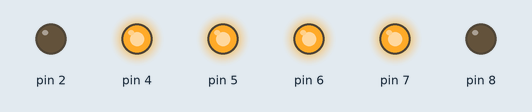
A sketch run on a simulated Arduino Uno, built with avr-gcc and run on an emulated ATmega328P. Shown: output pins drawn as LEDs (lit = HIGH).

Above: at 0.5 s.
At 2.5 s:
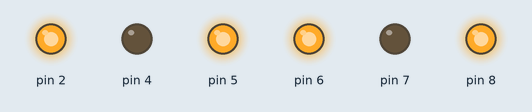
At 3.5 s:
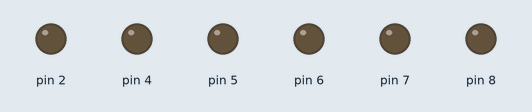
Timing chart, 0 to 5.2 s (numbered marks = the images above):
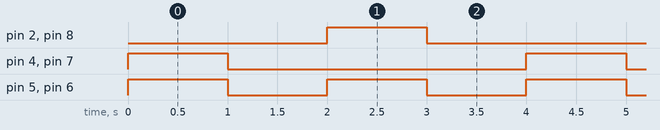

The sketch:

WheelsTest.ino
```cpp
#include <Wheels.h>

Wheels wheels;

const int FAST_SPEED = 255;

void setup() {
  wheels.setup();

  Serial.begin(115200);
}

void loop() {
    wheels.move(FAST_SPEED);
    delay(1000);

    wheels.stop();
    delay(1000);

    wheels.move(-FAST_SPEED);
    delay(1000);

    wheels.stop();
    delay(1000);
}
```

Measured:
- by itself, pin 2, pin 4, pin 7, pin 8: alternates HIGH for 1.0 s and LOW for 3.0 s
- by itself, pin 5, pin 6: alternates HIGH for 1.0 s and LOW for 1.0 s
- by itself, everything shown: repeats every 4.0 s, in 4 steps
